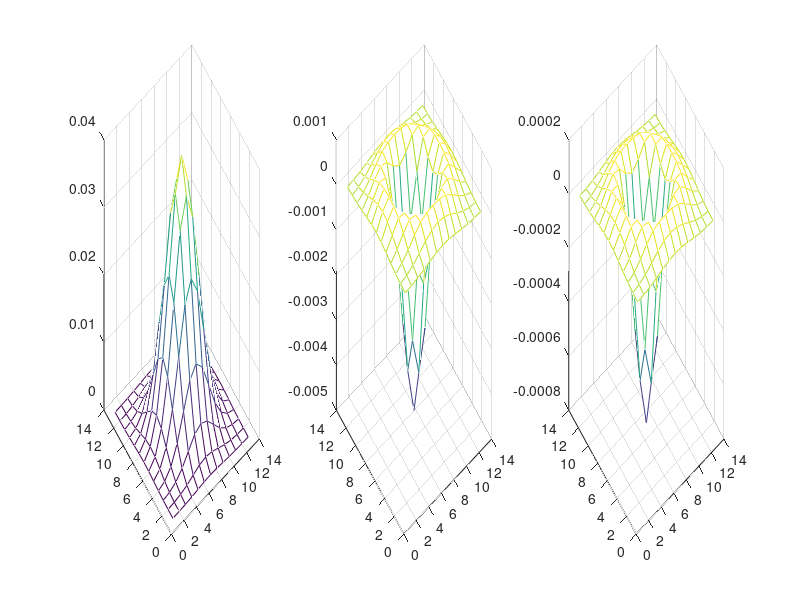

The MATLAB source for this figure:
%
% Clean up 
%
clear;
close all;

% LOG filter shape
if false
    sigma = 0.5;
    s = 3;
    G = fspecial('gaussian', [s,s], sigma);
    subplot(1,2,1), mesh(G);
    L = del2(G)
    subplot(1,2,2), mesh(L);
end

if false
    figure;
    sigma = 1.0;
    s = 7;
    G = fspecial('gaussian', [s,s], sigma);  % Gaussian Filter
    subplot(1,2,1), mesh(G);
    L = del2(G);        % Laplacian Filter 
    subplot(1,2,2), mesh(L);
end


figure;
sigma = 2.0;
s = 13;
G = fspecial('gaussian', [s,s], sigma);
subplot(1,3,1), mesh(G);
L = del2(G);
subplot(1,3,2), mesh(L);
LoG = fspecial('log', [s,s], sigma);
subplot(1,3,3), mesh(LoG);

%axis([0 30 0 30, 0 max(max(G))])